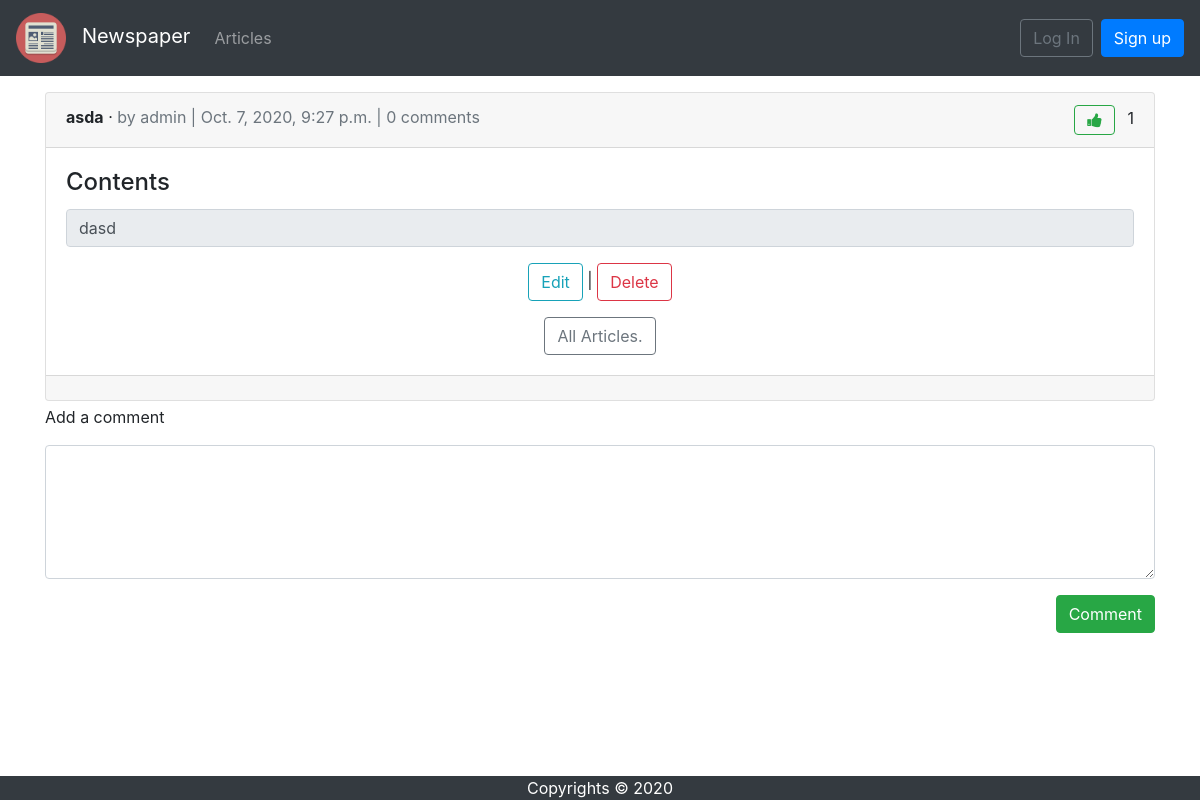
The page /articles/1/ on the database as committed earlier.
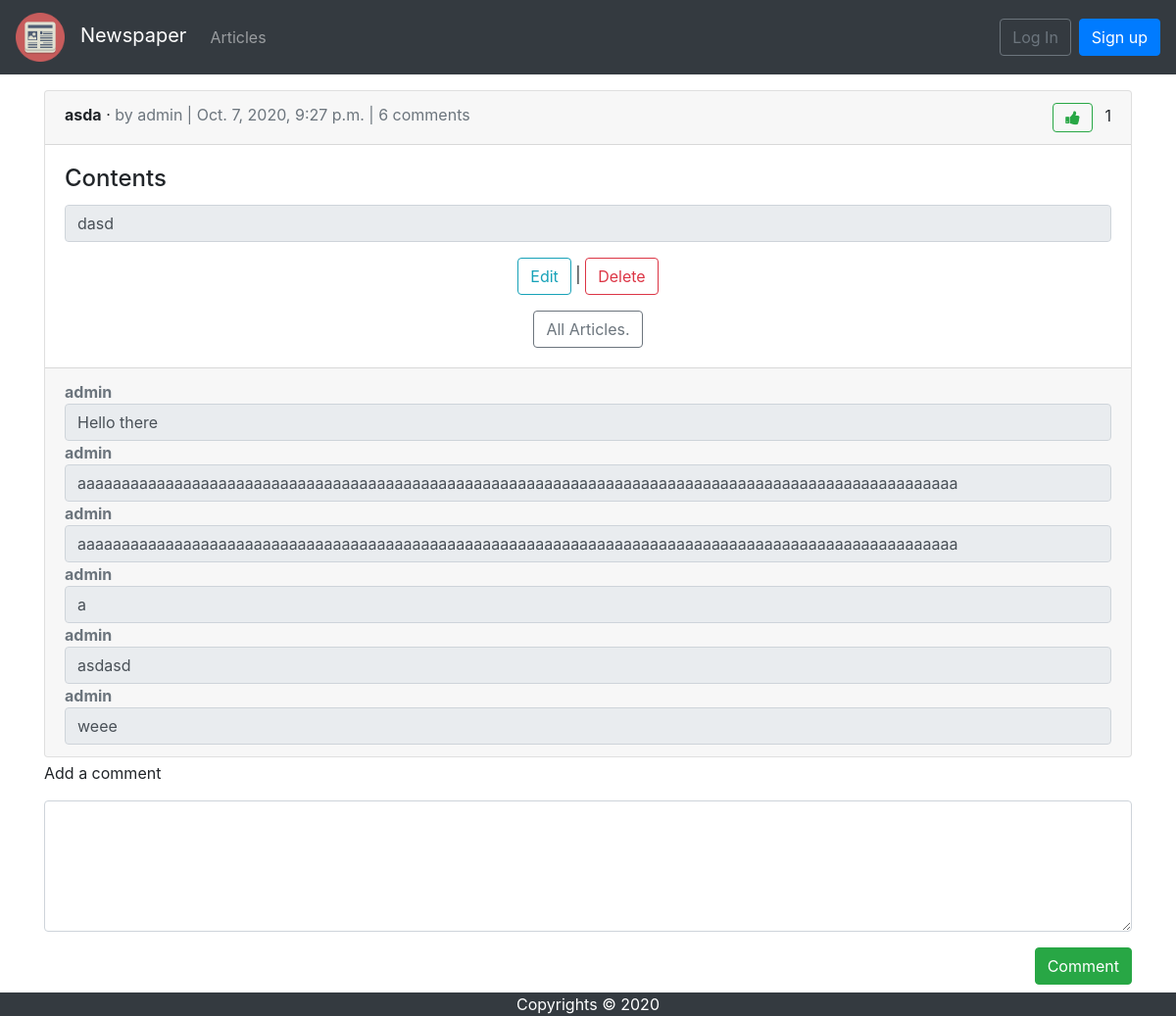
The same page on the database as committed later.
### articles/models.py (models this page shows, shortened)
class Article(models.Model):
    title = models.CharField(max_length=255)
    body = models.TextField()
    date = models.DateTimeField(auto_now_add=True)
    author = models.ForeignKey(
        to=get_user_model(),
        on_delete=models.CASCADE
    )
    likes = models.ManyToManyField(
        to=get_user_model(),
        related_name='liked_articles',
        blank=True,
        null=True,
    )
    def get_display_rows_count(self) -> int:
        return min(MAX_ROWS_FOR_ARTICLE, len(self.body.split('\n')))
    def is_liked_by(self, user: CustomUser) -> bool:
        return self.likes.all().filter(pk=user.pk).exists()

class Comment(models.Model):
    article = models.ForeignKey(
        Article,
        on_delete=models.CASCADE,
        related_name='comments',
    )
    comment = models.CharField(max_length=500)
    author = models.ForeignKey(
        get_user_model(),
        on_delete=models.CASCADE,
    )
    def get_display_rows_count(self) -> int:
        return min(MAX_ROWS_FOR_COMMENT, len(self.comment.split('\n')))

### users/models.py (models this page shows)
class CustomUser(AbstractUser):
    age = models.PositiveIntegerField(null=True, blank=True)

### articles/views.py (the view)
# urls.py: path('<int:pk>/', ArticleDetailView.as_view(), name='article_detail'),
class ArticleDetailView(DetailView):
    model = Article
    context_object_name = 'article'
    template_name = 'article_detail.html'
    def get_context_data(self, **kwargs):
        context = super().get_context_data(**kwargs)
        context['user_liked_article'] = self.get_object().is_liked_by(user=self.request.user)
        return context

### templates/article_detail.html (shortened to what this page needs)
{% extends 'base.html' %}
{% block content %}
    <div class="card mt-3">
        <div class="card-header">
            <span class="font-weight-bold">{{ article.title }}</span> &middot;
            <span class="text-muted"> by {{ article.author }} |
                {{ article.date }} |
                    {{ article.comments.count }} comments
            </span>
            <span class="float-right">
                {% if user_liked_article %}
                    <button id="vote_btn" class="fa fa fa-thumbs-down ml-auto btn btn-outline-danger" onclick="dislike_article()"></button>
                {% else %}
                    <button id="vote_btn" class="fa fa fa-thumbs-up ml-auto btn btn-outline-success" onclick="like_article()"></button>
                {% endif %}
                <span class="ml-2" id="votes">{{ article.likes.count }}</span>
            </span>
        </div>
        <div class="card-body">
            <h4 class="card-title">Contents</h4>
            <textarea readonly rows="{{ article.get_display_rows_count }}" class="form-control card-text mb-3"
                      style="resize: none;">{{ article.body }}</textarea>
            <div class="text-center">
                <p><a class="btn btn-outline-info" href="{% url 'article_edit' article.pk %}">Edit</a> |
                    <a class="btn btn-outline-danger" href="{% url 'article_delete' article.pk %}">Delete</a></p>
                <a class="btn btn-outline-secondary" href="{% url 'article_list' %}">All Articles.</a>
            </div>
        </div>
        <div class="card-footer text-muted">
            {% for comment in article.comments.all %}
                <span class="font-weight-bold">{{ comment.author }}</span>
                <textarea readonly rows="{{ comment.get_display_rows_count }}" class="form-control card-text"
                          style="resize: none;">{{ comment.comment }}</textarea>
            {% endfor %}
        </div>
    </div>
    <form action="{% url 'comment_create' %}" method="post">
        <div class="form-group">
            <p class="form-text">Add a comment</p>
            <textarea class="form-control" name="comment" rows="5"></textarea>
            <div class="text-right">
                <button type="submit" class="btn btn-success mb-3 mt-3 ml-auto">Comment</button>
            </div>
        </div>
    </form>
{% endblock content %}

### templates/base.html (shortened to what this page needs)
{% load static %}
<!DOCTYPE html>
<html lang="en">
<head>
    <link rel="stylesheet" href="https://stackpath.bootstrapcdn.com/bootstrap/4.5.0/css/bootstrap.min.css"
>
    <link rel="stylesheet" href="https://stackpath.bootstrapcdn.com/font-awesome/4.7.0/css/font-awesome.min.css">
</head>
<body>
<nav class="navbar navbar-expand-lg navbar-dark bg-dark">
    <a class="navbar-brand" href="{% url 'home' %}"><img src="{% static 'images/favicon.ico' %}" alt="" width="50" height="50" class="mr-3">Newspaper</a>
    <div class="collapse navbar-collapse" id="navbarSupportedContent">
        <ul class="navbar-nav">
            <li class="nav-item">
                <a class="nav-link" href="{% url 'article_list' %}">Articles</a>
            </li>
        </ul>
        {% if user.is_authenticated %}
            <ul class="navbar-nav mr-auto">
                <li class="nav-item">
                    <a class="nav-link" href="{% url 'article_create' %}">+ New</a>
                </li>
            </ul>
            <ul class="navbar-nav ml-auto">
                <li class="nav-item">
                    <a class="nav-link dropdown-toggle" href="#" id="navbarDropdown" role="button"
                       data-toggle="dropdown" aria-haspopup="true" aria-expanded="false">
                        {{ user.username }}
                    </a>
                    <div class="dropdown-menu dropdown-menu-lg-right" aria-labelledby="navbarDropdown">
                        <a class="dropdown-item"
                           href="{% url 'password_change' %}">Change password</a>
                        <div class="dropdown-divider"></div>
                        <a class="dropdown-item" href="{% url 'logout' %}">
                            Log Out</a>
                    </div>
                </li>
            </ul>
        {% else %}
            <form class="form-inline ml-auto">
                <a href="{% url 'login' %}" class="btn btn-outline-secondary">
                    Log In</a>
                <a href="{% url 'signup' %}" class="btn btn-primary ml-2">
                    Sign up</a>
            </form>
        {% endif %}
    </div>
</nav>
<main>
    <div class="container">
        {% block content %}
        {% endblock content %}
    </div>
</main>
<footer class="container-fluid bg-dark mt-auto fixed-bottom text-white text-center">
    Copyrights &copy; {% now 'Y' %}
</footer>
</body>
</html>

Rows that differ between the two databases and show on the page:
computed for Article "asda": comments.count "0" → "6"
added Comment: author "admin", get_display_rows_count "Hello there"
added Comment: author "admin", get_display_rows_count "aaaaaaaaaaaaaaaaaaaaaaaaaaaaaaaaaaaaaaaaaaaaaaaaaaaaaaaaaaaaaaaaaaaaaaaaaaaaaaaaaaaaaaaaaaaaaaaaaaaa"
added Comment: author "admin", get_display_rows_count "aaaaaaaaaaaaaaaaaaaaaaaaaaaaaaaaaaaaaaaaaaaaaaaaaaaaaaaaaaaaaaaaaaaaaaaaaaaaaaaaaaaaaaaaaaaaaaaaaaaa"
added Comment: author "admin", get_display_rows_count "a"
added Comment: author "admin", get_display_rows_count "asdasd"
added Comment: author "admin", get_display_rows_count "weee"
